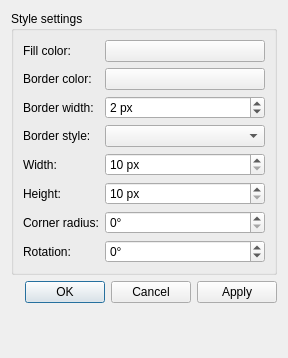
<?xml version="1.0" encoding="UTF-8"?>
<ui version="4.0">
 <class>StyleEditorDialog</class>
 <widget class="QDialog" name="StyleEditorDialog">
  <property name="geometry">
   <rect>
    <x>0</x>
    <y>0</y>
    <width>288</width>
    <height>358</height>
   </rect>
  </property>
  <property name="windowTitle">
   <string>Style editor</string>
  </property>
  <property name="modal">
   <bool>true</bool>
  </property>
  <layout class="QVBoxLayout" name="verticalLayout">
   <item>
    <widget class="QGroupBox" name="uiStyleSettingsGroupBox">
     <property name="title">
      <string>Style settings</string>
     </property>
     <layout class="QFormLayout" name="formLayout">
      <item row="0" column="0">
       <widget class="QLabel" name="uiColorLabel">
        <property name="text">
         <string>Fill color:</string>
        </property>
       </widget>
      </item>
      <item row="0" column="1">
       <widget class="QPushButton" name="uiColorPushButton">
        <property name="text">
         <string/>
        </property>
       </widget>
      </item>
      <item row="1" column="0">
       <widget class="QLabel" name="uiBorderColorLabel">
        <property name="text">
         <string>Border color:</string>
        </property>
       </widget>
      </item>
      <item row="1" column="1">
       <widget class="QPushButton" name="uiBorderColorPushButton">
        <property name="text">
         <string/>
        </property>
       </widget>
      </item>
      <item row="2" column="0">
       <widget class="QLabel" name="uiBorderWidthLabel">
        <property name="text">
         <string>Border width:</string>
        </property>
       </widget>
      </item>
      <item row="2" column="1">
       <widget class="QSpinBox" name="uiBorderWidthSpinBox">
        <property name="suffix">
         <string> px</string>
        </property>
        <property name="minimum">
         <number>1</number>
        </property>
        <property name="maximum">
         <number>100</number>
        </property>
        <property name="value">
         <number>2</number>
        </property>
       </widget>
      </item>
      <item row="3" column="0">
       <widget class="QLabel" name="uiBorderStyleLabel">
        <property name="text">
         <string>Border style:</string>
        </property>
       </widget>
      </item>
      <item row="3" column="1">
       <widget class="QComboBox" name="uiBorderStyleComboBox"/>
      </item>
      <item row="7" column="0">
       <widget class="QLabel" name="uiRotationLabel">
        <property name="text">
         <string>Rotation:</string>
        </property>
       </widget>
      </item>
      <item row="7" column="1">
       <widget class="QSpinBox" name="uiRotationSpinBox">
        <property name="sizePolicy">
         <sizepolicy hsizetype="Expanding" vsizetype="Fixed">
          <horstretch>0</horstretch>
          <verstretch>0</verstretch>
         </sizepolicy>
        </property>
        <property name="toolTip">
         <string>Rotation can be ajusted on the scene for a selected item while
editing (notes only) with ALT and '+' (or P) / ALT and '-' (or M)</string>
        </property>
        <property name="suffix">
         <string>°</string>
        </property>
        <property name="minimum">
         <number>-360</number>
        </property>
        <property name="maximum">
         <number>360</number>
        </property>
       </widget>
      </item>
      <item row="6" column="0">
       <widget class="QLabel" name="uiCornerRadiusLabel">
        <property name="text">
         <string>Corner radius:</string>
        </property>
       </widget>
      </item>
      <item row="6" column="1">
       <widget class="QSpinBox" name="uiCornerRadiusSpinBox">
        <property name="suffix">
         <string>°</string>
        </property>
        <property name="maximum">
         <number>100</number>
        </property>
       </widget>
      </item>
      <item row="4" column="0">
       <widget class="QLabel" name="uiWidthLabel">
        <property name="text">
         <string>Width:</string>
        </property>
       </widget>
      </item>
      <item row="4" column="1">
       <widget class="QSpinBox" name="uiWidthSpinBox">
        <property name="suffix">
         <string> px</string>
        </property>
        <property name="minimum">
         <number>10</number>
        </property>
        <property name="maximum">
         <number>1000</number>
        </property>
       </widget>
      </item>
      <item row="5" column="0">
       <widget class="QLabel" name="uiHeightLabel">
        <property name="text">
         <string>Height:</string>
        </property>
       </widget>
      </item>
      <item row="5" column="1">
       <widget class="QSpinBox" name="uiHeightSpinBox">
        <property name="suffix">
         <string> px</string>
        </property>
        <property name="minimum">
         <number>10</number>
        </property>
        <property name="maximum">
         <number>1000</number>
        </property>
       </widget>
      </item>
     </layout>
    </widget>
   </item>
   <item>
    <widget class="QDialogButtonBox" name="uiButtonBox">
     <property name="orientation">
      <enum>Qt::Horizontal</enum>
     </property>
     <property name="standardButtons">
      <set>QDialogButtonBox::Apply|QDialogButtonBox::Cancel|QDialogButtonBox::Ok</set>
     </property>
    </widget>
   </item>
   <item>
    <spacer name="verticalSpacer">
     <property name="orientation">
      <enum>Qt::Vertical</enum>
     </property>
     <property name="sizeHint" stdset="0">
      <size>
       <width>20</width>
       <height>40</height>
      </size>
     </property>
    </spacer>
   </item>
  </layout>
 </widget>
 <resources>
  <include location="../../resources/resources.qrc"/>
 </resources>
 <connections>
  <connection>
   <sender>uiButtonBox</sender>
   <signal>accepted()</signal>
   <receiver>StyleEditorDialog</receiver>
   <slot>accept()</slot>
   <hints>
    <hint type="sourcelabel">
     <x>248</x>
     <y>254</y>
    </hint>
    <hint type="destinationlabel">
     <x>157</x>
     <y>274</y>
    </hint>
   </hints>
  </connection>
  <connection>
   <sender>uiButtonBox</sender>
   <signal>rejected()</signal>
   <receiver>StyleEditorDialog</receiver>
   <slot>reject()</slot>
   <hints>
    <hint type="sourcelabel">
     <x>316</x>
     <y>260</y>
    </hint>
    <hint type="destinationlabel">
     <x>286</x>
     <y>274</y>
    </hint>
   </hints>
  </connection>
 </connections>
</ui>
